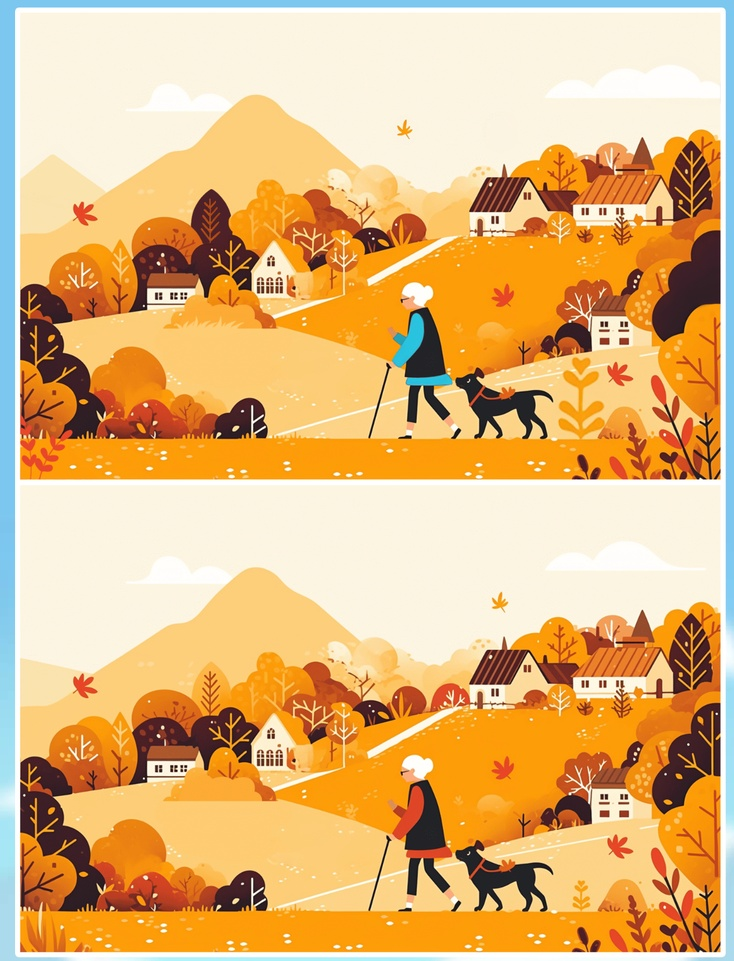
#> input picture Examples/example.jpg, 734 x 961 px, shrunk from 1265 x 1656 before the run
$ python -i main.py   (imports and definitions only)
#> lines starting #> are read from the running program, lines starting #| are printed output that depends on the picture
import cv2
import numpy as np
import gradio as gr

def align_and_crop_images(img1, img2):
    """
    使用SIFT特征匹配对齐两张图片
    """
    # 转换为灰度图
    gray1 = cv2.cvtColor(img1, cv2.COLOR_BGR2GRAY)
    gray2 = cv2.cvtColor(img2, cv2.COLOR_BGR2GRAY)

    # 创建SIFT特征检测器
    sift = cv2.SIFT_create()

    # 检测关键点和描述符
    keypoints1, descriptors1 = sift.detectAndCompute(gray1, None)
    keypoints2, descriptors2 = sift.detectAndCompute(gray2, None)

    # 创建特征匹配器
    bf = cv2.BFMatcher()
    matches = bf.knnMatch(descriptors1, descriptors2, k=2)

    # 应用比率测试来筛选好的匹配点
    good_matches = []
    for m, n in matches:
        if m.distance < 0.75 * n.distance:
            good_matches.append(m)

    if len(good_matches) < 4:
        return center_crop_images(img1, img2)

    # 获取匹配点的坐标
    src_pts = np.float32([keypoints1[m.queryIdx].pt for m in good_matches]).reshape(-1, 1, 2)
    dst_pts = np.float32([keypoints2[m.trainIdx].pt for m in good_matches]).reshape(-1, 1, 2)

    # 计算单应性矩阵
    H, mask = cv2.findHomography(src_pts, dst_pts, cv2.RANSAC, 5.0)

    # 对齐图片
    h1, w1 = img1.shape[:2]
    h2, w2 = img2.shape[:2]

    # 计算变换后的图片尺寸
    corners1 = np.float32([[0, 0], [0, h1], [w1, h1], [w1, 0]]).reshape(-1, 1, 2)
    transformed_corners = cv2.perspectiveTransform(corners1, H)

    # 计算变换后图片的边界
    x_min = min(transformed_corners[:, 0, 0].min(), 0)
    y_min = min(transformed_corners[:, 0, 1].min(), 0)
    x_max = max(transformed_corners[:, 0, 0].max(), w2)
    y_max = max(transformed_corners[:, 0, 1].max(), h2)

    # 调整变换矩阵以确保所有内容都在视图中
    translation_matrix = np.array([
        [1, 0, -x_min],
        [0, 1, -y_min],
        [0, 0, 1]
    ])
    H = translation_matrix.dot(H)

    # 执行透视变换
    output_size = (int(x_max - x_min), int(y_max - y_min))
    aligned_img1 = cv2.warpPerspective(img1, H, output_size)
    aligned_img2 = cv2.warpPerspective(img2, np.dot(translation_matrix, np.eye(3)), output_size)

    # 裁剪到相同大小
    min_h = min(aligned_img1.shape[0], aligned_img2.shape[0])
    min_w = min(aligned_img1.shape[1], aligned_img2.shape[1])

    aligned_img1 = aligned_img1[:min_h, :min_w]
    aligned_img2 = aligned_img2[:min_h, :min_w]

    return aligned_img1, aligned_img2

def center_crop_images(img1, img2):
    """
    当特征匹配失败时的备用方案：简单的居中裁剪
    """
    h1, w1 = img1.shape[:2]
    h2, w2 = img2.shape[:2]

    target_height = min(h1, h2)
    target_width = min(w1, w2)

    start_y1 = (h1 - target_height) // 2
    start_x1 = (w1 - target_width) // 2
    start_y2 = (h2 - target_height) // 2
    start_x2 = (w2 - target_width) // 2

    cropped1 = img1[start_y1:start_y1+target_height, start_x1:start_x1+target_width]
    cropped2 = img2[start_y2:start_y2+target_height, start_x2:start_x2+target_width]

    return cropped1, cropped2

def split_image_from_array(image):
    """
    从图像数组分割图片
    """
    if image is None:
        raise ValueError("无效的图像数据")

    height = image.shape[0]
    middle_y = height // 2

    # 提取上下图片
    offset = 10  # 设置较小的偏移量
    upper_image = image[0:middle_y-offset, :]
    lower_image = image[middle_y+offset:height, :]

    # 对齐和裁剪至相同大小
    upper_image, lower_image = align_and_crop_images(upper_image, lower_image)

    return upper_image, lower_image

def process_image(input_image):
    """
    处理上传的图片并返回增强后的差异图
    """
    # 将输入图片从RGB转换为BGR (因为Gradio使用RGB，而OpenCV使用BGR)
    input_image = cv2.cvtColor(input_image, cv2.COLOR_RGB2BGR)

    # 分割图片
    upper_image, lower_image = split_image_from_array(input_image)

    # 计算差异
    diff = cv2.absdiff(upper_image, lower_image)
    enhanced_diff = cv2.multiply(diff, 3.5)

    # 将结果转换回RGB用于Gradio显示
    enhanced_diff_rgb = cv2.cvtColor(enhanced_diff, cv2.COLOR_BGR2RGB)

    return enhanced_diff_rgb

# 创建Gradio界面
def create_ui():
    interface = gr.Interface(
        fn=process_image,
        inputs=gr.Image(),
        outputs=gr.Image(label="差异增强图"),
        title="找不同游戏分析器",
        description="上传一张找不同游戏的图片，系统将自动分析并显示差异部分。",
        examples=["Examples/example.jpg"]
    )
    return interface

# 启动Gradio应用
# [3 lines not run here, left out]

>>> import cv2
>>> picture = cv2.cvtColor(cv2.imread('Examples/example.jpg'), cv2.COLOR_BGR2RGB)
>>> result = process_image(picture)
#> in process_image, input_image is the input picture: shape (961, 734, 3); mean B, G, R 123.8, 182.6, 225.8
#> in split_image_from_array, `upper_image = image[0:middle_y-offset, :]`:
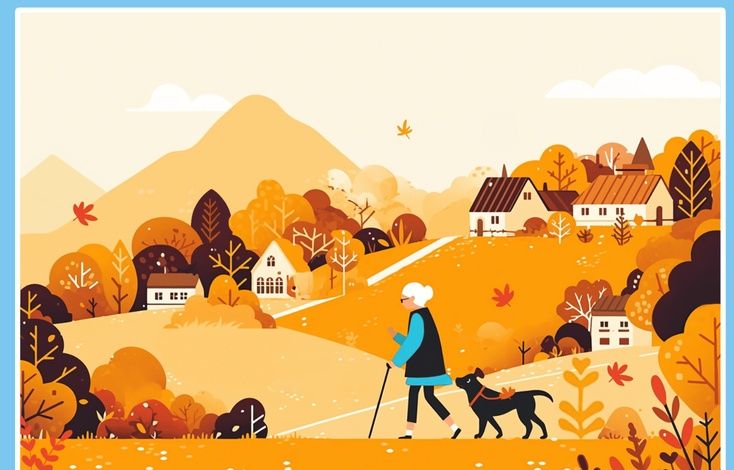
#> upper_image: shape (470, 734, 3); mean B, G, R 125.3, 182.3, 223.5
#> in split_image_from_array, `lower_image = image[middle_y+offset:height, :]`:
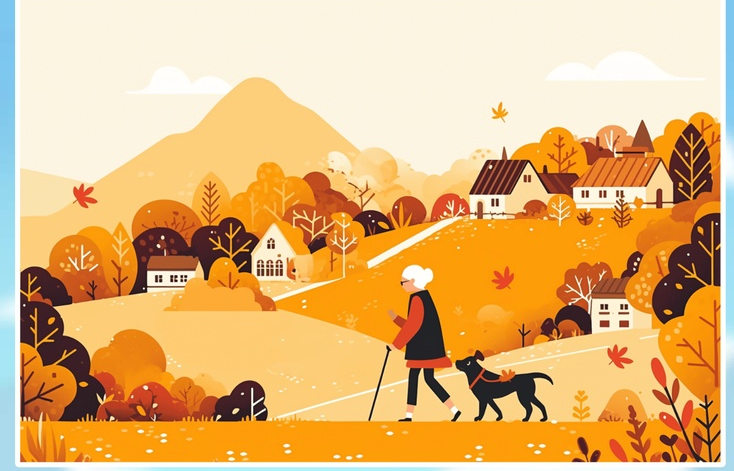
#> lower_image: shape (471, 734, 3); mean B, G, R 121.5, 182.1, 227.4
#> in align_and_crop_images, `gray1 = cv2.cvtColor(img1, cv2.COLOR_BGR2GRAY)`:
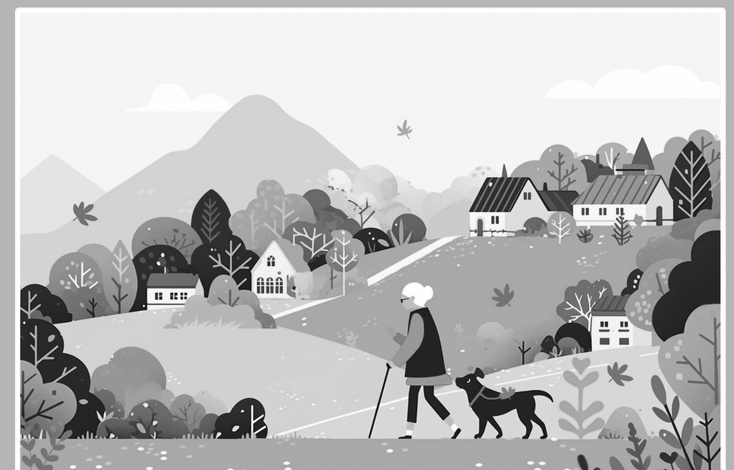
#> gray1: shape (470, 734); min 2, max 255, mean 188.1
#> in align_and_crop_images, `gray2 = cv2.cvtColor(img2, cv2.COLOR_BGR2GRAY)`:
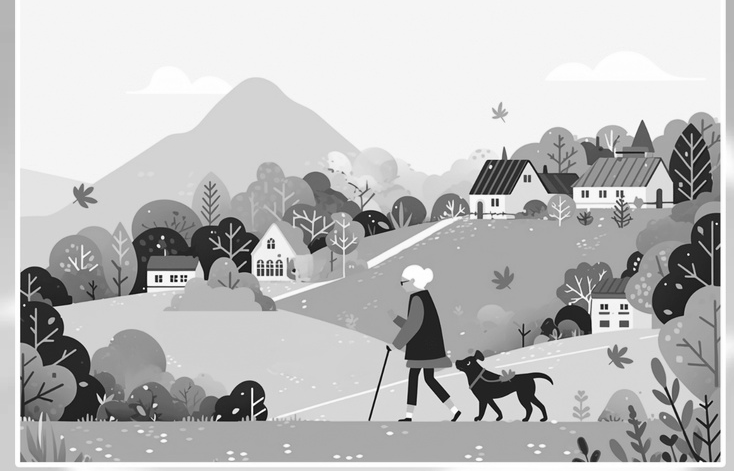
#> gray2: shape (471, 734); min 2, max 255, mean 188.8
#> in align_and_crop_images, `keypoints1, descriptors1 = sift.detectAndCompute(gray1, None)`: keypoints1 = 1469 keypoints; strongest (x, y, size): (162, 255, 2.4), (219, 434, 2.6), (638, 276, 2), (235, 428, 3.6)
#> in align_and_crop_images, `keypoints2, descriptors2 = sift.detectAndCompute(gray2, None)`: keypoints2 = 1548 keypoints; strongest (x, y, size): (176, 276, 1.9), (158, 246, 2.4), (638, 259, 2), (162, 237, 2.4)
#> in align_and_crop_images, `matches = bf.knnMatch(descriptors1, descriptors2, k=2)`: matches = 1469 matches
#> after the loop in align_and_crop_images, `for m, n in matches:`: good_matches = 978 matches
#> in align_and_crop_images, `src_pts = np.float32([keypoints1[m.queryIdx].pt for m in good_matches]..`: src_pts = 978 rows, first 8: [17.6, 446], [19.4, 11.9], [20.11, 12.5], [21.53, 358.3], [21.73, 290.7], [23.05, 382.3], [23.06, 315.9], [23.07, 402.3]
#> in align_and_crop_images, `dst_pts = np.float32([keypoints2[m.trainIdx].pt for m in good_matches]..`: dst_pts = 978 rows, first 8: [269.8, 277.7], [64.05, 334], [64.05, 334], [21.51, 340.9], [21.69, 273.2], [23.04, 364.9], [23.02, 298.5], [23.06, 384.8]
#> in align_and_crop_images, `H, mask = cv2.findHomography(src_pts, dst_pts, cv2.RANSAC, 5.0)`: H = [[1, -0.000121, 0.0108], [-1.48e-05, 1, -17.44], [-2.86e-08, -3.27e-07, 1]]; mask = 978 values, max 1 at index 3, min 0 at index 0, mean 0.971
#> in align_and_crop_images, `transformed_corners = cv2.perspectiveTransform(corners1, H)`: transformed_corners = [[0.0108, -17.44], [-0.0462, 452.6], [734, 452.6], [734, -17.45]]
#> in align_and_crop_images, `x_min = min(transformed_corners[:, 0, 0].min(), 0)`: x_min = -0.0462
#> in align_and_crop_images, `y_min = min(transformed_corners[:, 0, 1].min(), 0)`: y_min = -17.45
#> in align_and_crop_images, `x_max = max(transformed_corners[:, 0, 0].max(), w2)`: x_max = 734
#> in align_and_crop_images, `y_max = max(transformed_corners[:, 0, 1].max(), h2)`: y_max = 471
#> in align_and_crop_images, `translation_matrix = np.array([ [1, 0, -x_min], [0, 1, -y_min], [0, 0,..`: translation_matrix = [[1, 0, 0.0462], [0, 1, 17.45], [0, 0, 1]]
#> in align_and_crop_images, `H = translation_matrix.dot(H)`: H = [[1, -0.000121, 0.0569], [-1.53e-05, 1, 0.0112], [-2.86e-08, -3.27e-07, 1]]
#> in align_and_crop_images, `output_size = (int(x_max - x_min), int(y_max - y_min))`: output_size = (734, 488)
#> in align_and_crop_images, `aligned_img2 = cv2.warpPerspective(img2, np.dot(translation_matrix, np..`:
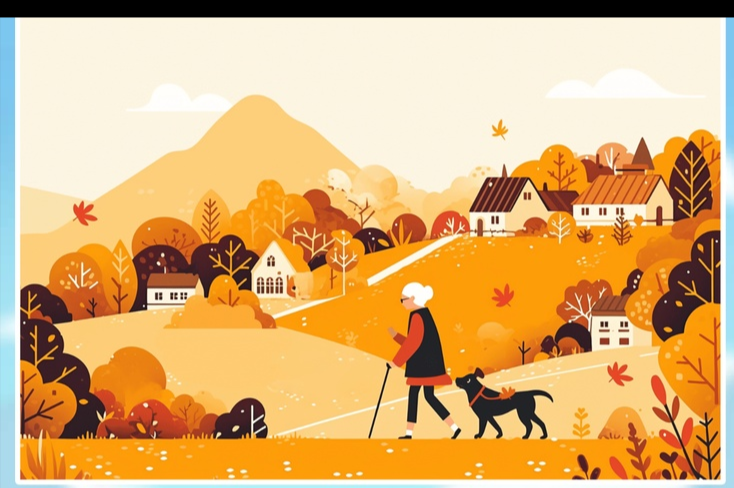
#> aligned_img2: shape (488, 734, 3); mean B, G, R 117, 175.5, 219.3
#> in process_image, `diff = cv2.absdiff(upper_image, lower_image)`:
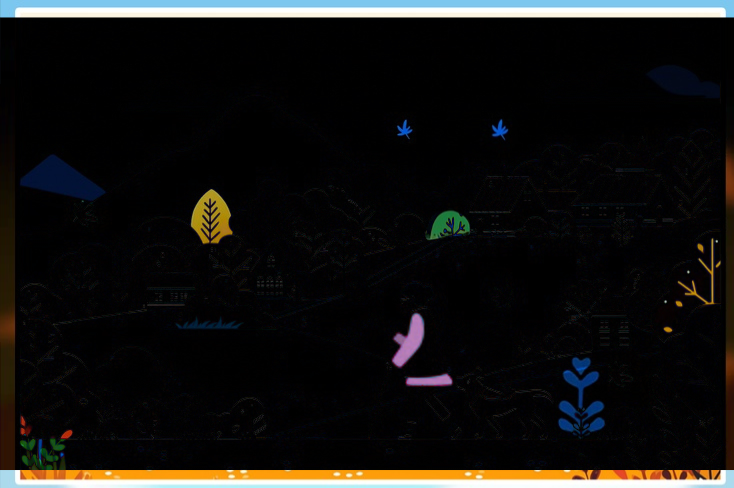
#> diff: shape (488, 734, 3); mean B, G, R 17.9, 19.2, 19.9
#> in process_image, `enhanced_diff = cv2.multiply(diff, 3.5)`:
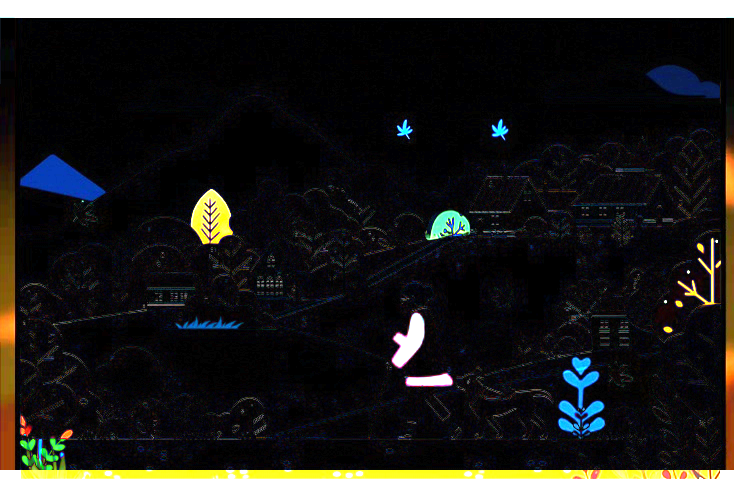
#> enhanced_diff: shape (488, 734, 3); mean B, G, R 29, 30.6, 31
